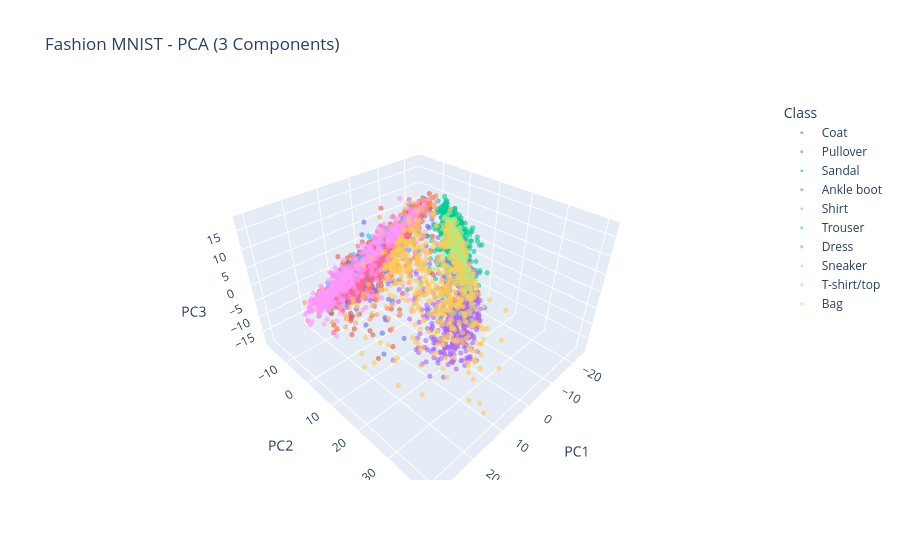
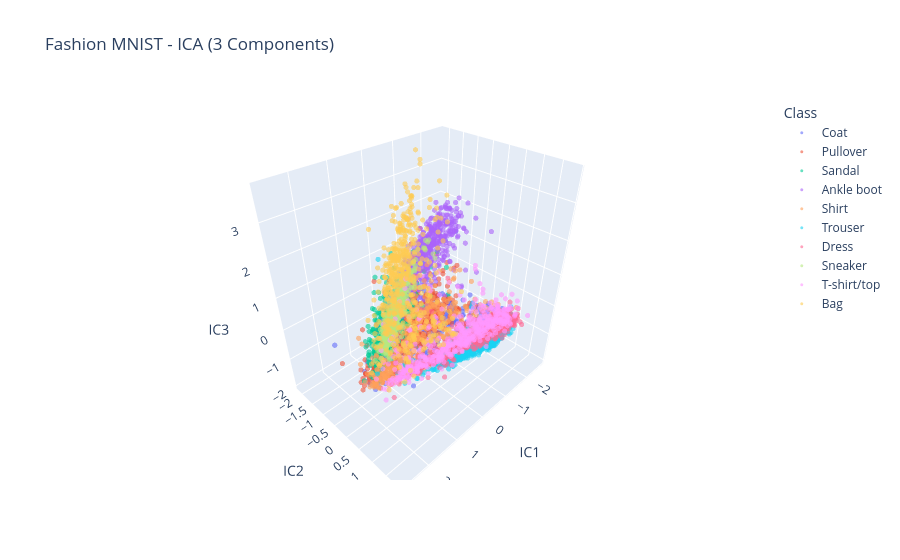

The notebook cell saved with these charts, in order:
### Markdown cell above
### 3D Interactive PCA & ICA

Install Plotly first (e.g. `pip install plotly`) to enable the interactive 3D visuals below.

### Code cell
import plotly.express as px

pca_3d = PCA(n_components=3)
X_pca_3d = pca_3d.fit_transform(X_scaler)

ica_3d = FastICA(n_components=3, random_state=42, whiten='unit-variance')
X_ica_3d = ica_3d.fit_transform(X_scaler)

rng3d = np.random.default_rng(123)
sample_size_3d = min(5000, X_scaler.shape[0])
sample_idx_3d = rng3d.choice(X_scaler.shape[0], size=sample_size_3d, replace=False)

labels_sample_3d = y.iloc[sample_idx_3d].to_numpy()
class_map = {i: name for i, name in enumerate(class_names)}
class_names_sample = [class_map[int(lbl)] for lbl in labels_sample_3d]

pca_df = pd.DataFrame({
    'PC1': X_pca_3d[sample_idx_3d, 0],
    'PC2': X_pca_3d[sample_idx_3d, 1],
    'PC3': X_pca_3d[sample_idx_3d, 2],
    'label': labels_sample_3d,
    'Class': class_names_sample,
})

ica_df = pd.DataFrame({
    'IC1': X_ica_3d[sample_idx_3d, 0],
    'IC2': X_ica_3d[sample_idx_3d, 1],
    'IC3': X_ica_3d[sample_idx_3d, 2],
    'label': labels_sample_3d,
    'Class': class_names_sample,
})

fig_pca_3d = px.scatter_3d(
    pca_df,
    x='PC1', y='PC2', z='PC3',
    color='Class',
    hover_data={'label': True, 'Class': True},
    title='Fashion MNIST - PCA (3 Components)'
)
fig_pca_3d.update_traces(marker=dict(size=3, opacity=0.6))
fig_pca_3d.update_layout(legend_title_text='Class')
fig_pca_3d.show()

fig_ica_3d = px.scatter_3d(
    ica_df,
    x='IC1', y='IC2', z='IC3',
    color='Class',
    hover_data={'label': True, 'Class': True},
    title='Fashion MNIST - ICA (3 Components)'
)
fig_ica_3d.update_traces(marker=dict(size=3, opacity=0.6))
fig_ica_3d.update_layout(legend_title_text='Class')
fig_ica_3d.show()

### Figure 1 — Plotly figure (JSON) as saved in the notebook; plotly's stock layout.template omitted (floating-point values rounded to 4 significant figures; data arrays with more than 128 entries replaced by an {"elided": "..."} marker saying what was removed)
{"data": [{"customdata": {"elided": "488x2 mixed values"}, "hovertemplate": "Class=%{customdata[1]}<br>PC1=%{x}<br>PC2=%{y}<br>PC3=%{z}<br>label=%{customdata[0]}<extra></extra>", "legendgroup": "Coat", "marker": {"color": "#636efa", "opacity": 0.6, "size": 3, "symbol": "circle"}, "mode": "markers", "name": "Coat", "scene": "scene", "showlegend": true, "type": "scatter3d", "x": {"elided": "488 float values"}, "y": {"elided": "488 float values"}, "z": {"elided": "488 float values"}}, {"customdata": {"elided": "528x2 mixed values"}, "hovertemplate": "Class=%{customdata[1]}<br>PC1=%{x}<br>PC2=%{y}<br>PC3=%{z}<br>label=%{customdata[0]}<extra></extra>", "legendgroup": "Pullover", "marker": {"color": "#EF553B", "opacity": 0.6, "size": 3, "symbol": "circle"}, "mode": "markers", "name": "Pullover", "scene": "scene", "showlegend": true, "type": "scatter3d", "x": {"elided": "528 float values"}, "y": {"elided": "528 float values"}, "z": {"elided": "528 float values"}}, {"customdata": {"elided": "529x2 mixed values"}, "hovertemplate": "Class=%{customdata[1]}<br>PC1=%{x}<br>PC2=%{y}<br>PC3=%{z}<br>label=%{customdata[0]}<extra></extra>", "legendgroup": "Sandal", "marker": {"color": "#00cc96", "opacity": 0.6, "size": 3, "symbol": "circle"}, "mode": "markers", "name": "Sandal", "scene": "scene", "showlegend": true, "type": "scatter3d", "x": {"elided": "529 float values"}, "y": {"elided": "529 float values"}, "z": {"elided": "529 float values"}}, {"customdata": {"elided": "509x2 mixed values"}, "hovertemplate": "Class=%{customdata[1]}<br>PC1=%{x}<br>PC2=%{y}<br>PC3=%{z}<br>label=%{customdata[0]}<extra></extra>", "legendgroup": "Ankle boot", "marker": {"color": "#ab63fa", "opacity": 0.6, "size": 3, "symbol": "circle"}, "mode": "markers", "name": "Ankle boot", "scene": "scene", "showlegend": true, "type": "scatter3d", "x": {"elided": "509 float values"}, "y": {"elided": "509 float values"}, "z": {"elided": "509 float values"}}, {"customdata": {"elided": "485x2 mixed values"}, "hovertemplate": "Class=%{customdata[1]}<br>PC1=%{x}<br>PC2=%{y}<br>PC3=%{z}<br>label=%{customdata[0]}<extra></extra>", "legendgroup": "Shirt", "marker": {"color": "#FFA15A", "opacity": 0.6, "size": 3, "symbol": "circle"}, "mode": "markers", "name": "Shirt", "scene": "scene", "showlegend": true, "type": "scatter3d", "x": {"elided": "485 float values"}, "y": {"elided": "485 float values"}, "z": {"elided": "485 float values"}}, {"customdata": {"elided": "488x2 mixed values"}, "hovertemplate": "Class=%{customdata[1]}<br>PC1=%{x}<br>PC2=%{y}<br>PC3=%{z}<br>label=%{customdata[0]}<extra></extra>", "legendgroup": "Trouser", "marker": {"color": "#19d3f3", "opacity": 0.6, "size": 3, "symbol": "circle"}, "mode": "markers", "name": "Trouser", "scene": "scene", "showlegend": true, "type": "scatter3d", "x": {"elided": "488 float values"}, "y": {"elided": "488 float values"}, "z": {"elided": "488 float values"}}, {"customdata": {"elided": "471x2 mixed values"}, "hovertemplate": "Class=%{customdata[1]}<br>PC1=%{x}<br>PC2=%{y}<br>PC3=%{z}<br>label=%{customdata[0]}<extra></extra>", "legendgroup": "Dress", "marker": {"color": "#FF6692", "opacity": 0.6, "size": 3, "symbol": "circle"}, "mode": "markers", "name": "Dress", "scene": "scene", "showlegend": true, "type": "scatter3d", "x": {"elided": "471 float values"}, "y": {"elided": "471 float values"}, "z": {"elided": "471 float values"}}, {"customdata": {"elided": "493x2 mixed values"}, "hovertemplate": "Class=%{customdata[1]}<br>PC1=%{x}<br>PC2=%{y}<br>PC3=%{z}<br>label=%{customdata[0]}<extra></extra>", "legendgroup": "Sneaker", "marker": {"color": "#B6E880", "opacity": 0.6, "size": 3, "symbol": "circle"}, "mode": "markers", "name": "Sneaker", "scene": "scene", "showlegend": true, "type": "scatter3d", "x": {"elided": "493 float values"}, "y": {"elided": "493 float values"}, "z": {"elided": "493 float values"}}, {"customdata": {"elided": "507x2 mixed values"}, "hovertemplate": "Class=%{customdata[1]}<br>PC1=%{x}<br>PC2=%{y}<br>PC3=%{z}<br>label=%{customdata[0]}<extra></extra>", "legendgroup": "T-shirt/top", "marker": {"color": "#FF97FF", "opacity": 0.6, "size": 3, "symbol": "circle"}, "mode": "markers", "name": "T-shirt/top", "scene": "scene", "showlegend": true, "type": "scatter3d", "x": {"elided": "507 float values"}, "y": {"elided": "507 float values"}, "z": {"elided": "507 float values"}}, {"customdata": {"elided": "502x2 mixed values"}, "hovertemplate": "Class=%{customdata[1]}<br>PC1=%{x}<br>PC2=%{y}<br>PC3=%{z}<br>label=%{customdata[0]}<extra></extra>", "legendgroup": "Bag", "marker": {"color": "#FECB52", "opacity": 0.6, "size": 3, "symbol": "circle"}, "mode": "markers", "name": "Bag", "scene": "scene", "showlegend": true, "type": "scatter3d", "x": {"elided": "502 float values"}, "y": {"elided": "502 float values"}, "z": {"elided": "502 float values"}}], "layout": {"legend": {"title": {"text": "Class"}, "tracegroupgap": 0}, "scene": {"domain": {"x": [0, 1], "y": [0, 1]}, "xaxis": {"title": {"text": "PC1"}}, "yaxis": {"title": {"text": "PC2"}}, "zaxis": {"title": {"text": "PC3"}}}, "title": {"text": "Fashion MNIST - PCA (3 Components)"}}}

### Figure 2 — Plotly figure (JSON) as saved in the notebook; plotly's stock layout.template omitted (floating-point values rounded to 4 significant figures; data arrays with more than 128 entries replaced by an {"elided": "..."} marker saying what was removed)
{"data": [{"customdata": {"elided": "488x2 mixed values"}, "hovertemplate": "Class=%{customdata[1]}<br>IC1=%{x}<br>IC2=%{y}<br>IC3=%{z}<br>label=%{customdata[0]}<extra></extra>", "legendgroup": "Coat", "marker": {"color": "#636efa", "opacity": 0.6, "size": 3, "symbol": "circle"}, "mode": "markers", "name": "Coat", "scene": "scene", "showlegend": true, "type": "scatter3d", "x": {"elided": "488 float values"}, "y": {"elided": "488 float values"}, "z": {"elided": "488 float values"}}, {"customdata": {"elided": "528x2 mixed values"}, "hovertemplate": "Class=%{customdata[1]}<br>IC1=%{x}<br>IC2=%{y}<br>IC3=%{z}<br>label=%{customdata[0]}<extra></extra>", "legendgroup": "Pullover", "marker": {"color": "#EF553B", "opacity": 0.6, "size": 3, "symbol": "circle"}, "mode": "markers", "name": "Pullover", "scene": "scene", "showlegend": true, "type": "scatter3d", "x": {"elided": "528 float values"}, "y": {"elided": "528 float values"}, "z": {"elided": "528 float values"}}, {"customdata": {"elided": "529x2 mixed values"}, "hovertemplate": "Class=%{customdata[1]}<br>IC1=%{x}<br>IC2=%{y}<br>IC3=%{z}<br>label=%{customdata[0]}<extra></extra>", "legendgroup": "Sandal", "marker": {"color": "#00cc96", "opacity": 0.6, "size": 3, "symbol": "circle"}, "mode": "markers", "name": "Sandal", "scene": "scene", "showlegend": true, "type": "scatter3d", "x": {"elided": "529 float values"}, "y": {"elided": "529 float values"}, "z": {"elided": "529 float values"}}, {"customdata": {"elided": "509x2 mixed values"}, "hovertemplate": "Class=%{customdata[1]}<br>IC1=%{x}<br>IC2=%{y}<br>IC3=%{z}<br>label=%{customdata[0]}<extra></extra>", "legendgroup": "Ankle boot", "marker": {"color": "#ab63fa", "opacity": 0.6, "size": 3, "symbol": "circle"}, "mode": "markers", "name": "Ankle boot", "scene": "scene", "showlegend": true, "type": "scatter3d", "x": {"elided": "509 float values"}, "y": {"elided": "509 float values"}, "z": {"elided": "509 float values"}}, {"customdata": {"elided": "485x2 mixed values"}, "hovertemplate": "Class=%{customdata[1]}<br>IC1=%{x}<br>IC2=%{y}<br>IC3=%{z}<br>label=%{customdata[0]}<extra></extra>", "legendgroup": "Shirt", "marker": {"color": "#FFA15A", "opacity": 0.6, "size": 3, "symbol": "circle"}, "mode": "markers", "name": "Shirt", "scene": "scene", "showlegend": true, "type": "scatter3d", "x": {"elided": "485 float values"}, "y": {"elided": "485 float values"}, "z": {"elided": "485 float values"}}, {"customdata": {"elided": "488x2 mixed values"}, "hovertemplate": "Class=%{customdata[1]}<br>IC1=%{x}<br>IC2=%{y}<br>IC3=%{z}<br>label=%{customdata[0]}<extra></extra>", "legendgroup": "Trouser", "marker": {"color": "#19d3f3", "opacity": 0.6, "size": 3, "symbol": "circle"}, "mode": "markers", "name": "Trouser", "scene": "scene", "showlegend": true, "type": "scatter3d", "x": {"elided": "488 float values"}, "y": {"elided": "488 float values"}, "z": {"elided": "488 float values"}}, {"customdata": {"elided": "471x2 mixed values"}, "hovertemplate": "Class=%{customdata[1]}<br>IC1=%{x}<br>IC2=%{y}<br>IC3=%{z}<br>label=%{customdata[0]}<extra></extra>", "legendgroup": "Dress", "marker": {"color": "#FF6692", "opacity": 0.6, "size": 3, "symbol": "circle"}, "mode": "markers", "name": "Dress", "scene": "scene", "showlegend": true, "type": "scatter3d", "x": {"elided": "471 float values"}, "y": {"elided": "471 float values"}, "z": {"elided": "471 float values"}}, {"customdata": {"elided": "493x2 mixed values"}, "hovertemplate": "Class=%{customdata[1]}<br>IC1=%{x}<br>IC2=%{y}<br>IC3=%{z}<br>label=%{customdata[0]}<extra></extra>", "legendgroup": "Sneaker", "marker": {"color": "#B6E880", "opacity": 0.6, "size": 3, "symbol": "circle"}, "mode": "markers", "name": "Sneaker", "scene": "scene", "showlegend": true, "type": "scatter3d", "x": {"elided": "493 float values"}, "y": {"elided": "493 float values"}, "z": {"elided": "493 float values"}}, {"customdata": {"elided": "507x2 mixed values"}, "hovertemplate": "Class=%{customdata[1]}<br>IC1=%{x}<br>IC2=%{y}<br>IC3=%{z}<br>label=%{customdata[0]}<extra></extra>", "legendgroup": "T-shirt/top", "marker": {"color": "#FF97FF", "opacity": 0.6, "size": 3, "symbol": "circle"}, "mode": "markers", "name": "T-shirt/top", "scene": "scene", "showlegend": true, "type": "scatter3d", "x": {"elided": "507 float values"}, "y": {"elided": "507 float values"}, "z": {"elided": "507 float values"}}, {"customdata": {"elided": "502x2 mixed values"}, "hovertemplate": "Class=%{customdata[1]}<br>IC1=%{x}<br>IC2=%{y}<br>IC3=%{z}<br>label=%{customdata[0]}<extra></extra>", "legendgroup": "Bag", "marker": {"color": "#FECB52", "opacity": 0.6, "size": 3, "symbol": "circle"}, "mode": "markers", "name": "Bag", "scene": "scene", "showlegend": true, "type": "scatter3d", "x": {"elided": "502 float values"}, "y": {"elided": "502 float values"}, "z": {"elided": "502 float values"}}], "layout": {"legend": {"title": {"text": "Class"}, "tracegroupgap": 0}, "scene": {"domain": {"x": [0, 1], "y": [0, 1]}, "xaxis": {"title": {"text": "IC1"}}, "yaxis": {"title": {"text": "IC2"}}, "zaxis": {"title": {"text": "IC3"}}}, "title": {"text": "Fashion MNIST - ICA (3 Components)"}}}
